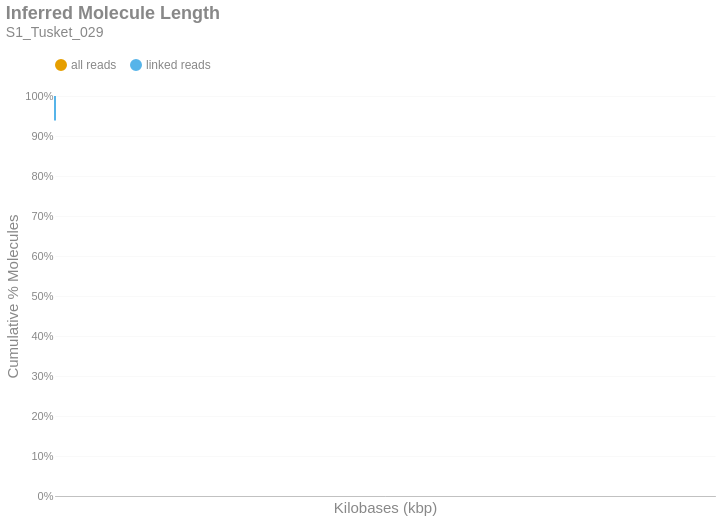

Notebook code cell kept with this figure:
### Markdown cell above
### Inferred Molecule Length
This is the cumulative frequency distribution of molecule lengths inferred from the first and last alignment positions along a contig for all alignments associated with a single linked-read barcode on a given contig.There are two distributions: one with `all` the alignments (yellow) and another with only `linked reads` (blue). The percent of molecules in the `linked reads` distribution is relative to the total number of linked molecules.

### Code cell
if SKIPLR:
    print_html(f"Skipped")
else:
    binned_df = consolidated_hist(valids['length_inferred']/1000, mask, 10, True)
    binned_df = binned_df.with_columns(
        pl.when(pl.col('bin').cast(pl.Utf8) == '0').then(pl.lit('1')).otherwise(pl.col('bin').cast(pl.Utf8)).alias('bin')
    )
    with SafeRender(binned_df):
        (
            density_plot(binned_df, 'Inferred Molecule Length', samplename, 'inferredlen')
            .transform_calculate(bin_kb='datum.bin / 1000')
            .encode(
                x=alt.X('bin_kb:Q', title="Kilobases (kbp)").scale(type='log', padding=0).axis(labelAngle=-40),
                y=alt.Y('value:Q', title='Cumulative % Molecules')
                    .axis(format='%')
                    .stack(False)
                    .scale(domainMin=0, domainMax=1,padding=0),
                color=alt.Color("key:N").scale(domain = ["all reads", "linked reads"]),
                tooltip = [
                    alt.Tooltip("key:N", title = "Data Type"),
                    alt.Tooltip("range_label:N", title="Kilobases"),
                    alt.Tooltip("value:Q", format = ".2%", title="% Molecules (Cum.)")
                ]
            )
        ).display()

### Figure 1 — Vega-Lite specification as saved in the notebook (floating-point values rounded to 4 significant figures)
{"width": "container", "height": 400, "config": {"title": {"anchor": "start", "dy": -15, "fontSize": 18, "color": "#888888", "subtitleColor": "#888888", "subtitleFontSize": 14}, "arc": {"fill": "#0072B2"}, "axis": {"domainColor": "#888888", "domainWidth": 0.5, "gridWidth": 0.2, "grid": false, "titleFontWeight": 400, "titleFontSize": 15, "labelFontSize": 11, "labelColor": "#888888", "tickColor": "#888888", "tickWidth": 0.2, "titleColor": "#888888"}, "axisBand": {"grid": false}, "axisX": {"grid": true, "tickSize": 10, "domainCap": "round"}, "axisY": {"domain": false, "grid": true, "tickSize": 0, "domainCap": "round"}, "background": "transparent", "header": {"labelFontSize": 15, "labelColor": "#888888", "titleFontSize": 15, "titleFontWeight": 600, "titleColor": "#888888"}, "legend": {"labelFont": "sans-serif", "labelFontSize": 12, "labelColor": "#888888", "symbolSize": 100, "symbolType": "circle", "titleFontSize": 12, "titlePadding": 10, "titleColor": "#888888", "title": null, "orient": "top"}, "range": {"category": ["#E69F00", "#56B4E9", "#009E73", "#F0E442", "#0072B2", "#D55E00", "#CC79A7", "#000000"], "diverging": ["#cfe8f3", "#a2d4ec", "#73bfe2", "#46abdb", "#1696d2", "#12719e"]}, "area": {"fill": "#0072B2", "fillOpacity": 0.7, "line": true, "strokeOpacity": 0.7}, "line": {"color": "#0072B2", "stroke": "#0072B2", "strokeWidth": 2}, "trail": {"color": "#0072B2", "stroke": "#0072B2", "strokeWidth": 0, "size": 1}, "point": {"filled": true, "fillOpacity": 1.0, "size": 95}, "text": {"color": "#888888", "fontSize": 11, "align": "right", "fontWeight": 400, "size": 11}, "bar": {"fill": "#0072B2", "stroke": null}, "view": {"stroke": null, "continuousWidth": 660, "continuousHeight": 400}}, "data": {"name": "data-0fe12543463db289a495e2ef5acc32cd"}, "mark": {"type": "line", "interpolate": "monotone", "point": {"opacity": 0, "size": 275}}, "encoding": {"color": {"field": "key", "scale": {"domain": ["all reads", "linked reads"]}, "type": "nominal"}, "tooltip": [{"field": "key", "title": "Data Type", "type": "nominal"}, {"field": "range_label", "title": "Kilobases", "type": "nominal"}, {"field": "value", "format": ".2%", "title": "% Molecules (Cum.)", "type": "quantitative"}], "x": {"axis": {"labelAngle": -40}, "field": "bin_kb", "scale": {"type": "log", "padding": 0}, "title": "Kilobases (kbp)", "type": "quantitative"}, "y": {"axis": {"format": "%"}, "field": "value", "scale": {"domainMin": 0, "domainMax": 1, "padding": 0}, "stack": false, "title": "Cumulative % Molecules", "type": "quantitative"}}, "params": [{"name": "param_c36ac31b6afebe62", "select": {"type": "point", "fields": ["key"]}, "bind": "legend"}], "title": {"text": "Inferred Molecule Length", "subtitle": "S1_Tusket_029"}, "transform": [{"fold": ["all reads (cumsum)", "linked reads (cumsum)"]}, {"calculate": "replace(datum.key, ' (cumsum)', '')", "as": "key"}, {"filter": {"param": "param_c36ac31b6afebe62"}}, {"calculate": "datum.bin / 1000", "as": "bin_kb"}], "usermeta": {"embedOptions": {"downloadFileName": "S1_Tusket_029.inferredlen"}}, "$schema": "https://vega.github.io/schema/vega-lite/v6.1.0.json", "datasets": {"data-0fe12543463db289a495e2ef5acc32cd": [{"bin": "0.0", "interval": "0.0-10.0", "all reads": 0.9948, "linked reads": 0.9388, "all reads (cumsum)": 0.9948, "linked reads (cumsum)": 0.9388, "range_label": "0-9"}, {"bin": "10.0", "interval": "10.0-20.0", "all reads": 0.001756, "linked reads": 0.02026, "all reads (cumsum)": 0.9965, "linked reads (cumsum)": 0.9591, "range_label": "10-19"}, {"bin": "20.0", "interval": "20.0-30.0", "all reads": 0.001165, "linked reads": 0.01364, "all reads (cumsum)": 0.9977, "linked reads (cumsum)": 0.9727, "range_label": "20-29"}, {"bin": "30.0", "interval": "30.0-40.0", "all reads": 0.00111, "linked reads": 0.01306, "all reads (cumsum)": 0.9988, "linked reads (cumsum)": 0.9858, "range_label": "30-39"}, {"bin": "40.0", "interval": "40.0-50.0", "all reads": 0.001064, "linked reads": 0.01269, "all reads (cumsum)": 0.9999, "linked reads (cumsum)": 0.9985, "range_label": "40-49"}, {"bin": "50.0", "interval": "50.0-60.0", "all reads": 9.818e-05, "linked reads": 0.001206, "all reads (cumsum)": 1.0, "linked reads (cumsum)": 0.9997, "range_label": "50-59"}, {"bin": "60.0", "interval": "60.0-70.0", "all reads": 1.126e-05, "linked reads": 0.000128, "all reads (cumsum)": 1.0, "linked reads (cumsum)": 0.9998, "range_label": "60-69"}, {"bin": "70.0", "interval": "70.0-80.0", "all reads": 7.371e-06, "linked reads": 8.623e-05, "all reads (cumsum)": 1.0, "linked reads (cumsum)": 0.9999, "range_label": "70-79"}, {"bin": "80.0", "interval": "80.0-90.0", "all reads": 4.3e-06, "linked reads": 4.985e-05, "all reads (cumsum)": 1.0, "linked reads (cumsum)": 1.0, "range_label": "80-89"}, {"bin": "90.0", "interval": "90.0-100.0", "all reads": 2.559e-06, "linked reads": 2.56e-05, "all reads (cumsum)": 1.0, "linked reads (cumsum)": 1.0, "range_label": "90-99"}, {"bin": "100.0", "interval": "100.0-110.0", "all reads": 8.19e-07, "linked reads": 8.084e-06, "all reads (cumsum)": 1.0, "linked reads (cumsum)": 1.0, "range_label": "100-109"}, {"bin": "110.0", "interval": "110.0-120.0", "all reads": 4.095e-07, "linked reads": 4.042e-06, "all reads (cumsum)": 1.0, "linked reads (cumsum)": 1.0, "range_label": "110-119"}, {"bin": "120.0", "interval": "120.0-130.0", "all reads": 2.048e-07, "linked reads": 1.347e-06, "all reads (cumsum)": 1.0, "linked reads (cumsum)": 1.0, "range_label": "120-129"}, {"bin": "130.0", "interval": "130.0-140.0", "all reads": 1.024e-07, "linked reads": 1.347e-06, "all reads (cumsum)": 1.0, "linked reads (cumsum)": 1.0, "range_label": "130-139"}, {"bin": "140.0", "interval": "140.0-150.0", "all reads": 0.0, "linked reads": 0.0, "all reads (cumsum)": 1.0, "linked reads (cumsum)": 1.0, "range_label": "140-149"}, {"bin": "150.0", "interval": "150.0-160.0", "all reads": 0.0, "linked reads": 0.0, "all reads (cumsum)": 1.0, "linked reads (cumsum)": 1.0, "range_label": "150-159"}, {"bin": "160.0", "interval": "160.0-170.0", "all reads": 2.048e-07, "linked reads": 1.347e-06, "all reads (cumsum)": 1.0, "linked reads (cumsum)": 1.0, "range_label": "160-169"}]}}
